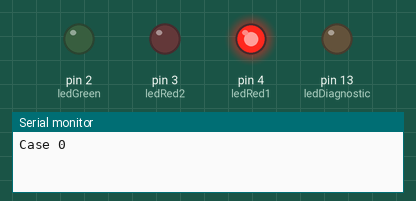
Recording of a sketch running on a simulated Arduino Uno, built with avr-gcc and run on an emulated ATmega328P. Shown: output pins drawn as LEDs (lit = HIGH), the last lines printed to the serial monitor.

Above: at 0.5 s.
At 1.5 s:
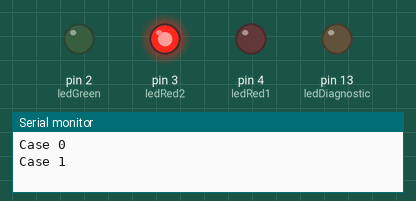
At 5.5 s:
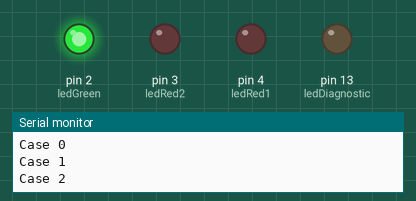
Timing chart, 0 to 6.9 s (numbered marks = the images above):
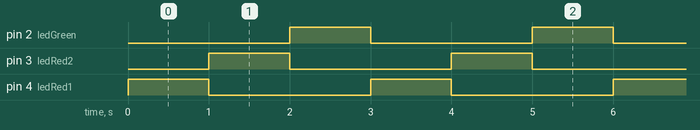

The sketch:

Main.ino
```cpp
/*
  AdvanceLEDs
  Cycles between 3 LEDs 1 second at a time, before returning to the first.

  In initial implementation the first 2 LEDs are red, and the third is Green.

  NOTE:  No arrays are used in this example.

  Timeline:
  8/31/14:  Created
 */

int ledDiagnostic = 13;      // Diagnostic onboard LED
int ledRed1 = 4;             // First LED in the sequence
int ledRed2 = 3;             // Second LED in the sequence
int ledGreen = 2;            // Third LED in the sequence

// the setup routine runs once when you press reset:
void setup() {
  // initialize the digital pin as an output.
  pinMode(ledDiagnostic, OUTPUT);
  pinMode(ledRed1, OUTPUT);
  pinMode(ledRed2, OUTPUT);
  pinMode(ledGreen, OUTPUT);

  Serial.begin(9600);
}

// the loop routine runs over and over again forever:
void loop() {
  AdvanceLED();
  delay(1000);               // wait for a second
}


void AdvanceLED()
{
  static int nState=0;

  if (nState>2)
  {
    nState = 0;
  }

  digitalWrite(ledRed1, LOW);
  digitalWrite(ledRed2, LOW);
  digitalWrite(ledGreen, LOW);

  switch (nState)
  {
    case 0:
      digitalWrite(ledRed1, HIGH);
      Serial.println("Case 0");
      break;
    case 1:
      digitalWrite(ledRed2, HIGH);
      Serial.println("Case 1");
      break;
    case 2:
      digitalWrite(ledGreen, HIGH);
      Serial.println("Case 2");
      break;
    default:
      digitalWrite(ledRed1, HIGH);
      digitalWrite(ledRed2, HIGH);
      Serial.println("Default");
  }

  nState++;
}
```

Measured:
- by itself, pin 2 (ledGreen), pin 3 (ledRed2), pin 4 (ledRed1): alternates HIGH for 1.0 s and LOW for 2.0 s
- by itself, everything shown: repeats every 3.0 s, in 3 steps
